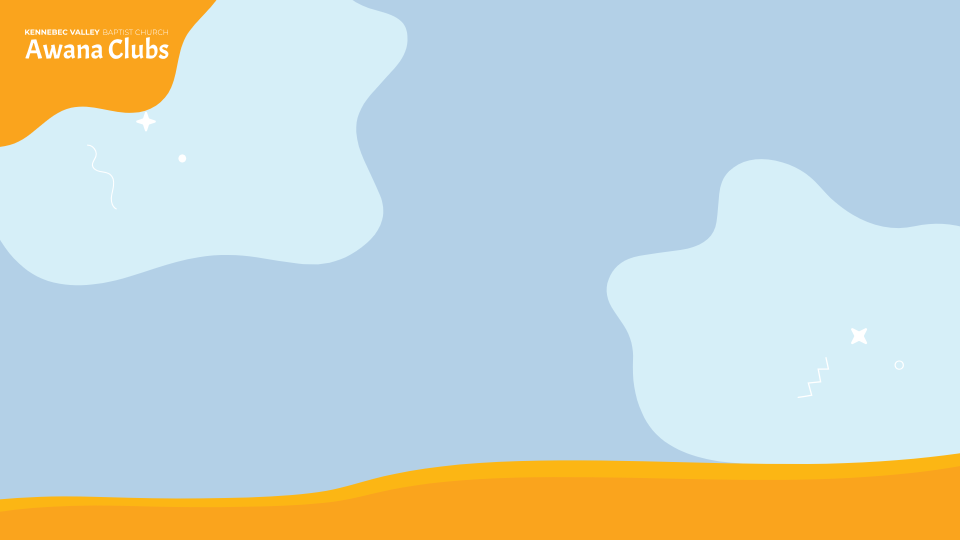
#> input picture video/grand-prix/concepts/lobby-plate-sky.png, 1920 x 1080 px, found by its file name (shown at 1/2 size)
$ python peek.py ../../lobby-plate-sky.png
#> lines starting #> are read from the running program, lines starting #| are printed output that depends on the picture
"""peek.py DIR f1 f2 ... -> DIR/_peek.png montage (3 per row, 640 wide each) + diff of f_0000 vs plate."""
import sys, os
import numpy as np
from PIL import Image, ImageDraw
d = sys.argv[1]; fs = [int(x) for x in sys.argv[2:]]
plate = np.asarray(Image.open(r"C:\Users\User\Documents\GitHub\kvbcawana\video\grand-prix\concepts\lobby-plate-sky.png").convert("RGB").resize((960, 540), Image.BOX)).astype(int)
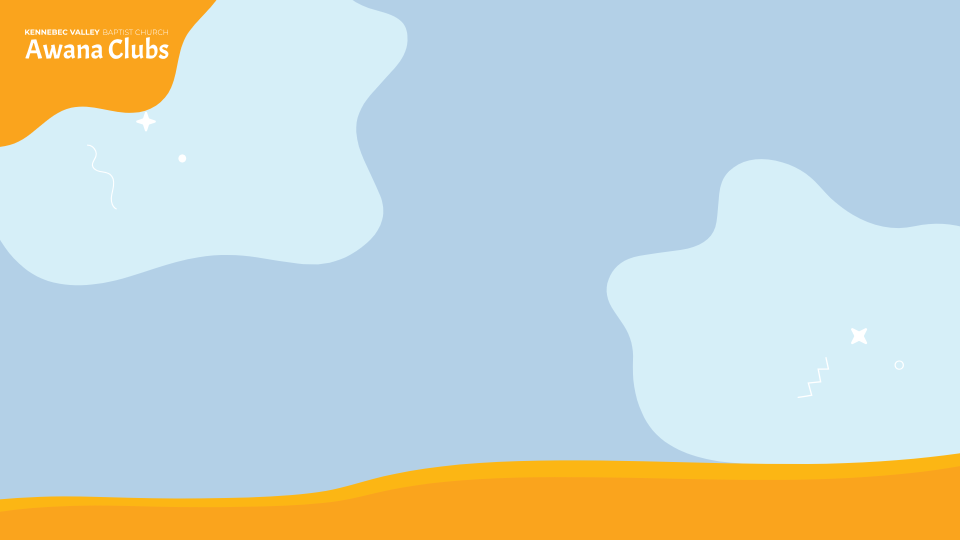
#> plate: shape (540, 960, 3) int64; mean R, G, B 201.4, 211.3, 204.2
for f in fs:
    p = os.path.join(d, "f_%04d.png" % f)
    a = np.asarray(Image.open(p).convert("RGB")).astype(int)
    df = np.abs(a - plate)
    print(f, "vs plate mean %.3f max %d" % (df.mean(), df.max()))
cols = 3; tw, th = 640, 360
rows = (len(fs) + cols - 1) // cols
sheet = Image.new("RGB", (cols * tw, rows * th), "white")
for i, f in enumerate(fs):
    im = Image.open(os.path.join(d, "f_%04d.png" % f)).convert("RGB").resize((tw, th), Image.LANCZOS)
    ImageDraw.Draw(im).text((8, 6), str(f), fill=(255, 0, 255))
    sheet.paste(im, ((i % cols) * tw, (i // cols) * th))
#> (the run stopped early here; a loop or call above may not have finished)
